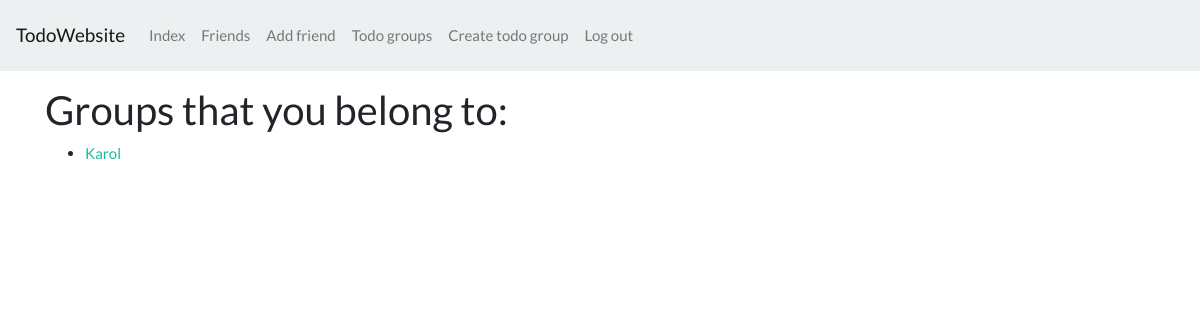
Page /home/todo/ (signed in) on the earlier database version.
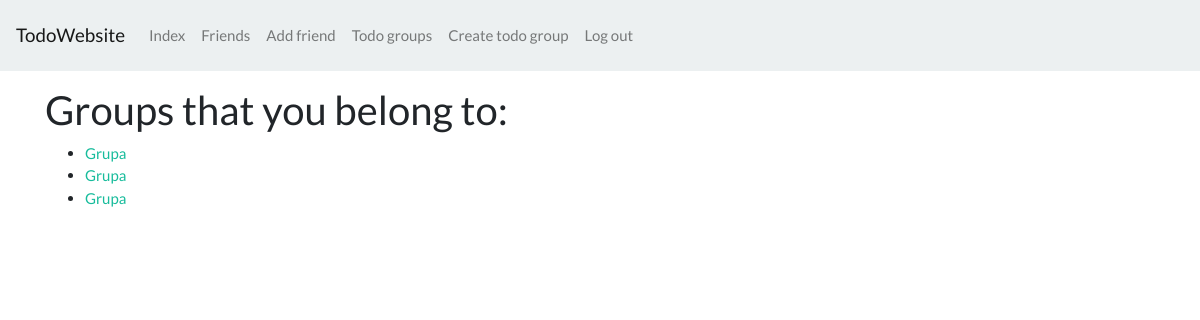
Same page on the later database version.
### todo/models.py (models this page shows, shortened)
class TodoGroup(models.Model):
    name = models.CharField(max_length=255)
    photo = models.ImageField(upload_to=get_group_photo_path)
    slug = models.SlugField(unique=True, blank=True)
    members = models.ManyToManyField(User)
    created = models.DateField(auto_now_add=True)
    def get_absolute_url(self):
        return reverse('todo:single_group', kwargs={'slug': self.slug})
    class Meta:
        ordering = ('-created',)

### todo/views.py (the view)
# urls.py: path('', index, name='index'),
@login_required
def index(request):
    groups = TodoGroup.objects.filter(members__id=request.user.id).all()
    return render(request, 'todo/index.html', {'groups': groups})

### templates/todo/index.html (shortened to what this page needs)
{% extends 'base.html' %}
{% block container %}
    <div>
        <h2>Groups that you belong to:</h2>
        <ul>
            {% for group in groups %}
                <li><a href="{{ group.get_absolute_url }}">{{ group.name }}</a></li>
            {% endfor %}
        </ul>
    </div>
{% endblock %}

### templates/base.html (shortened to what this page needs)
{% load static %}
<html lang="en">
<head>
    <link href="https://stackpath.bootstrapcdn.com/bootswatch/4.1.3/flatly/bootstrap.min.css" rel="stylesheet">
    <link href="https://cdnjs.cloudflare.com/ajax/libs/select2/4.0.6-rc.0/css/select2.min.css" rel="stylesheet" />
</head>
<body>
    <nav class="navbar navbar-expand-lg navbar-light bg-light">
        <a class="navbar-brand" href="/">TodoWebsite</a>
        {% if request.user.is_authenticated %}
            <div class="collapse navbar-collapse" id="nav">
                <ul class="navbar-nav mr-auto">
                    <li class="nav-item">
                        <a href="{% url 'home:index' %}" class="nav-link">Index</a>
                    </li>
                    <li class="nav-item">
                        <a href="{% url 'friends:index' %}" class="nav-link">Friends</a>
                    </li>
                    <li class="nav-item">
                        <a href="{% url 'friends:find' %}" class="nav-link">Add friend</a>
                    </li>
                    <li class="nav-item">
                        <a href="{% url 'todo:list' %}" class="nav-link">Todo groups</a>
                    </li>
                    <li class="nav-item">
                        <a href="{% url 'todo:create' %}" class="nav-link">Create todo group</a>
                    </li>
                    <li class="nav-item">
                        <a href="{% url 'userauth:logout' %}" class="nav-link">Log out</a>
                    </li>
                </ul>
            </div>
        {% endif %}
    </nav>
    <div class="container">
        {% block container %}
        {% endblock %}
    </div>
</body>
</html>

Differences in the rows shown:
removed TodoGroup: name "Karol"
added TodoGroup: name "Grupa"
added TodoGroup: name "Grupa"
added TodoGroup: name "Grupa"
